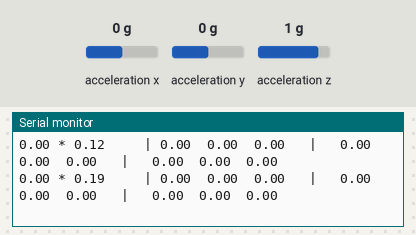
Bench run of a sketch on a simulated ESP32. Parts: the last lines printed to the serial monitor. The inputs (shaded band) are chosen by the test bench; at power-on: acceleration x 0 g, acceleration y 0 g, acceleration z 1 g.

Above: at 13.2 s.
13.3 s: acceleration x set to -0.2 g
At 13.42 s:
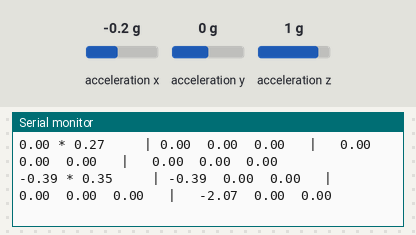
14.8 s: acceleration x set to 0.1 g
At 14.81 s:
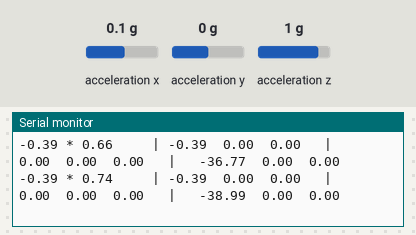
Timing chart, 0 to 17.8 s (numbered marks = the images above; inputs shaded):
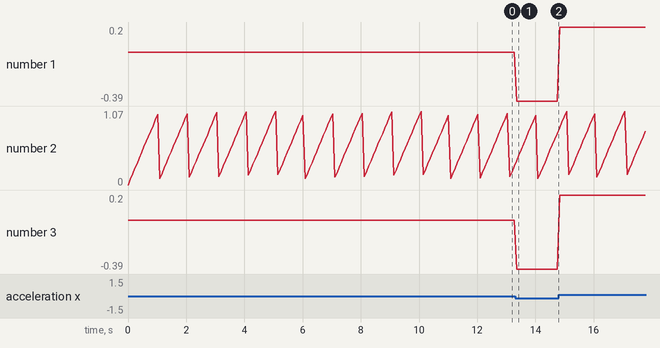

The sketch:

Accel_MMA8452Q.ino
```cpp
// (licence header left out)
#include <Wire.h>                 // Must include Wire library for I2C
#include "SparkFun_MMA8452Q.h"    // Click here to get the library: http://librarymanager/All#SparkFun_MMA8452Q

MMA8452Q accel;                   // create instance of the MMA8452 class

float xVals[5];
float yVals[5];
float zVals[5];

float xZeroSum[10];
float yZeroSum[10];
float zZeroSum[10];

float xZeroSumVel[10];
float yZeroSumVel[10];
float zZeroSumVel[10];

float xTotal = 0;
float yTotal = 0;
float zTotal = 0;

float xZeroSumTotal = 0;
float yZeroSumTotal = 0;
float zZeroSumTotal = 0;

float xZeroSumVelTotal = 0;
float yZeroSumVelTotal = 0;
float zZeroSumVelTotal = 0;

float xOffset = 0;
float yOffset = 0;
float zOffset = 0;

bool hasCalibrated = false;

float filt_x = 0;
float filt_y = 0;
float filt_z = 0;

float vel_x = 0;
float vel_y = 0;
float vel_z = 0;

float pos_x = 0;
float pos_y = 0;
float pos_z = 0;

float deltaMillis = 0;
int accelIndex = 0;
int zeroSumIndex = 0;

float _x = 0;
float _y = 0;
float _z = 0;

//float deltaMillis = 0;
float prevMillis = 0;

void setup() {
  Serial.begin(9600);
  Serial.println("MMA8452Q Basic Reading Code!");
  Wire.begin();

  if (accel.begin() == false) {
    Serial.println("Not Connected. Please check connections and read the hookup guide.");
    //while (1);
  }
}

void loop() {
  if (accel.available()) {      // Wait for new data from accelerometer

    if (!hasCalibrated) {
      xOffset = accel.getCalculatedX() * 9.81;
      yOffset = accel.getCalculatedY() * 9.81;
      zOffset = accel.getCalculatedZ() * 9.81;

      Serial.print("Offsets: ");
      Serial.print(xOffset);
      Serial.print("/");
      Serial.print(yOffset);
      Serial.print("/");
      Serial.println(zOffset);


      hasCalibrated = true;
    }

    _x = accel.getCalculatedX() * 9.81 - xOffset;
    _y = accel.getCalculatedY() * 9.81 - yOffset;
    _z = accel.getCalculatedZ() * 9.81 - zOffset;

    if ( _x <= 0.3 & _x >= -0.3) {
      _x = 0;
    }
    if ( _y <= 0.3 & _y >= -0.3) {
      _y = 0;
    }
    if ( _z <= 0.3 & _z >= -0.3) {
      _z = 0;
    }

    xVals[accelIndex] = _x;
    yVals[accelIndex] = _y;
    zVals[accelIndex] = _z;
    xZeroSum[zeroSumIndex] = _x;
    yZeroSum[zeroSumIndex] = _y;
    zZeroSum[zeroSumIndex] = _z;

    xTotal = 0;
    yTotal = 0;
    zTotal = 0;

    for (int i = 0; i < 5; i++) {
      xTotal += xVals[i];
      yTotal += yVals[i];
      zTotal += zVals[i];
    }

    for (int i = 0; i < 10; i++) {
      xZeroSumTotal += xZeroSum[i];
      yZeroSumTotal += yZeroSum[i];
      zZeroSumTotal += zZeroSum[i];
    }

    // we want to adjust it to make the last 10 zero
    xVals[accelIndex] = _x - xZeroSumTotal;
    yVals[accelIndex] = _y - yZeroSumTotal;
    zVals[accelIndex] = _z - zZeroSumTotal;
    xZeroSum[zeroSumIndex] = _x - xZeroSumTotal;
    yZeroSum[zeroSumIndex] = _y - yZeroSumTotal;
    zZeroSum[zeroSumIndex] = _z - zZeroSumTotal;

    for (int i = 0; i < 5; i++) {
      xTotal += xVals[i];
      yTotal += yVals[i];
      zTotal += zVals[i];
    }

    xZeroSumTotal = 0;
    yZeroSumTotal = 0;
    zZeroSumTotal = 0;

    for (int i = 0; i < 10; i++) {
      xZeroSumTotal += xZeroSum[i];
      yZeroSumTotal += yZeroSum[i];
      zZeroSumTotal += zZeroSum[i];
    }

    filt_x = xTotal / 5;
    filt_y = yTotal / 5;
    filt_z = zTotal / 5;

    if ( filt_x <= 0.1 & filt_x >= -0.1) {
      filt_x = 0;
    }
    if ( filt_y <= 0.1 & filt_y >= -0.1) {
      filt_y = 0;
    }
    if ( filt_z <= 0.1 & filt_z >= -0.1) {
      filt_z = 0;
    }

    // VELOCITY
    _x += filt_x * deltaMillis;
    _y += filt_y * deltaMillis;
    _z += filt_z * deltaMillis;


    if ( _x <= 0.1 & _x >= -0.1) {
      _x = 0;
    }
    if ( _y <= 0.1 & _y >= -0.1) {
      _y = 0;
    }
    if ( _z <= 0.1 & _z >= -0.1) {
      _z = 0;
    }

    xZeroSumVel[zeroSumIndex] = _x;
    yZeroSumVel[zeroSumIndex] = _y;
    zZeroSumVel[zeroSumIndex] = _z;

    xZeroSumVelTotal = 0;
    yZeroSumVelTotal = 0;
    zZeroSumVelTotal = 0;

    for (int i = 0; i < 10; i++) {
      xZeroSumVelTotal += xZeroSumVel[i];
      yZeroSumVelTotal += yZeroSumVel[i];
      zZeroSumVelTotal += zZeroSumVel[i];
    }

    vel_x += _x - xZeroSumVelTotal;
    vel_y += _y - yZeroSumVelTotal;
    vel_z += _z - zZeroSumVelTotal;
    xZeroSumVel[zeroSumIndex] = _x - xZeroSumVelTotal;
    yZeroSumVel[zeroSumIndex] = _y - yZeroSumVelTotal;
    zZeroSumVel[zeroSumIndex] = _z - zZeroSumVelTotal;

    // POSITION
    _x += vel_x * deltaMillis;
    _y += vel_y * deltaMillis;
    _z += vel_z * deltaMillis;

    if ( _x <= 0.05 & _x >= -0.05) {
      _x = 0;
    }
    if ( _y <= 0.05 & _y >= -0.05) {
      _y = 0;
    }
    if ( _z <= 0.05 & _z >= -0.05) {
      _z = 0;
    }

    pos_x += _x;
    pos_y += _y;
    pos_z += _z;

    // loop between 0 and 4
    accelIndex = (accelIndex++) % 5;
    zeroSumIndex = (zeroSumIndex++) % 10;

    deltaMillis = ((float)millis()/1000 - (float)prevMillis);

    prevMillis = millis() / 1000;

    // Acceleration of x, y, and z directions in g units
    Serial.print(filt_x);
    Serial.print(" * ");
    Serial.print(deltaMillis);
    Serial.print("\t   | ");
    Serial.print(filt_x);
    Serial.print("\t");
    Serial.print(filt_y);
    Serial.print("\t");
    Serial.print(filt_z);
    Serial.print("   |   ");
    Serial.print(vel_x);
    Serial.print("\t");
    Serial.print(vel_y);
    Serial.print("\t");
    Serial.print(vel_z);
    Serial.print("   |   ");
    Serial.print(pos_x);
    Serial.print("\t");
    Serial.print(pos_y);
    Serial.print("\t");
    Serial.print(pos_z);
    Serial.println();

    delay(10);
  }
}
```

Measured:
- after the input at 13.3 s, the serial monitor: prints a new line after 0.05 s (image 1)
- plotted number 1: 0 → -0.39 after the input at 13.3 s
- plotted number 3: 0 → -0.39 after the input at 13.3 s
